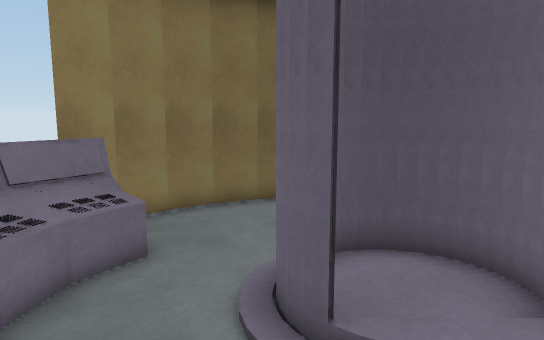
View 1 (above)

13 first-person views from a walk through a scene from a Unity 3-D project. The camera is 1.4 m above the floor, tilts 8° down and sees 70° across. The floor is counted in squares, 0.5 m on a side. Each view is taken from the middle of a square. On the plan, view 1 faces up. The plan holds only what a view shows up to about 20 squares ahead; the rest is blank. Some animated figures are left out.

View 2
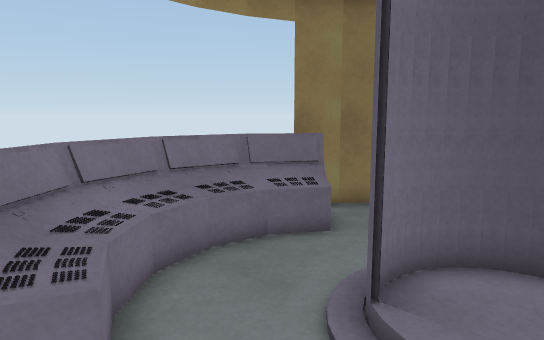

View 3
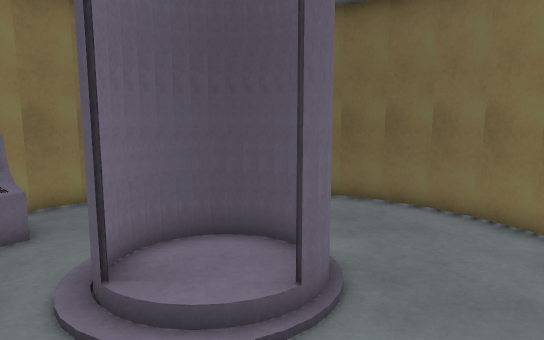

View 4
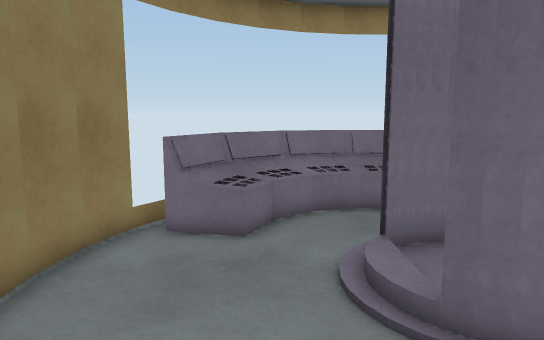

View 5
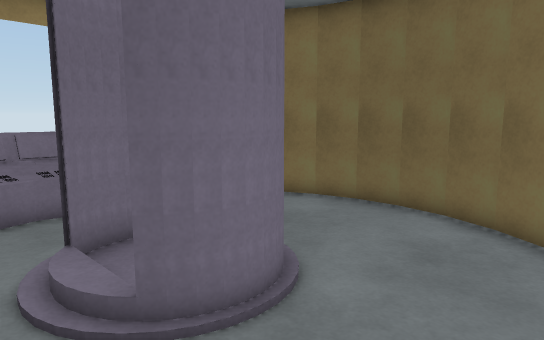

View 6
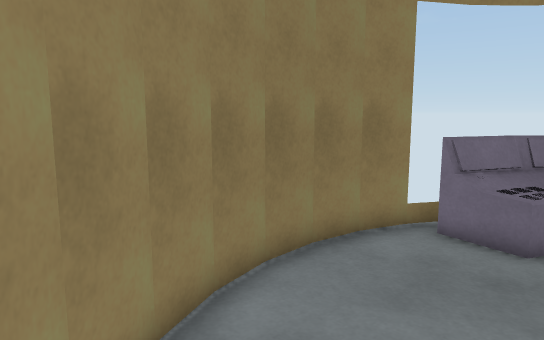

View 7
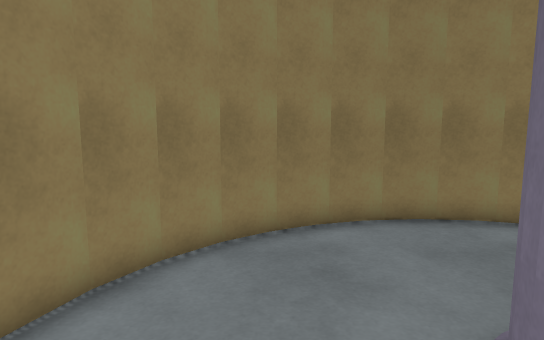

View 8
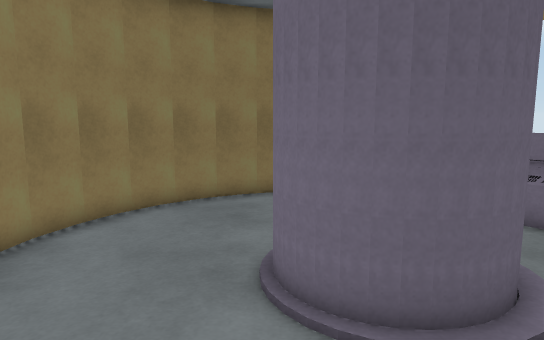

View 9
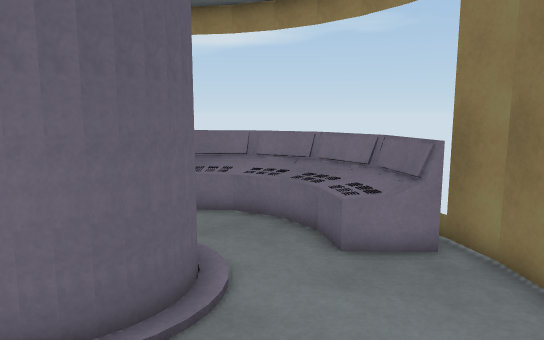

View 10
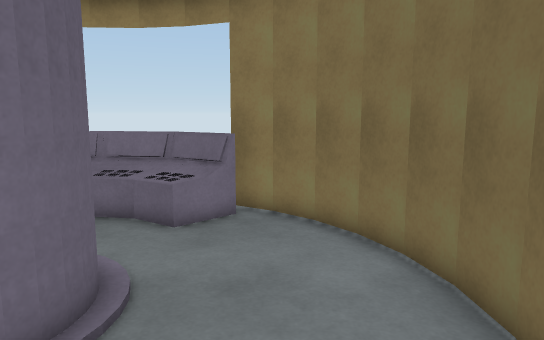

View 11
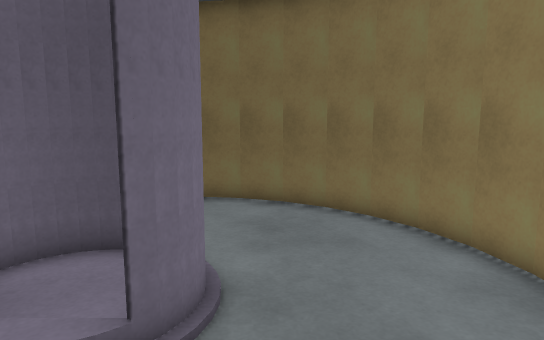

View 12
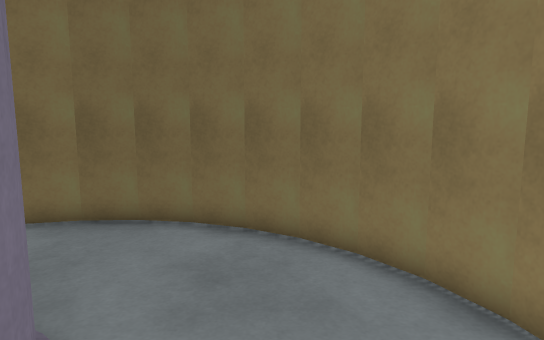

View 13
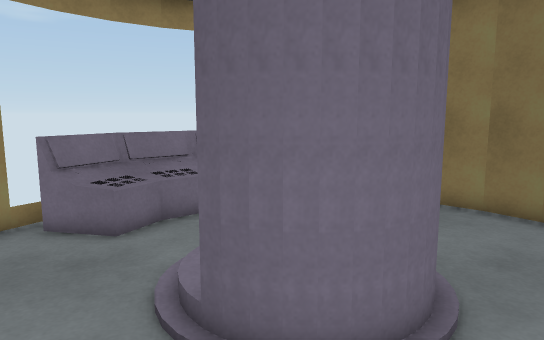

### Floor plan
Key: @ floor where view 1 was taken; # wall or solid block; . floor; / step, stairs or slope; E elevator; T thing the floor can be seen under or through; O other object.
Columns run from 6 left of view 1 to 9 right of it. Each row starts with its distance up from view 1.
 13      #######
 12    ###.....###
 11   ##.........##
 10  ##...........##
  9  #O............#
  8  OOO...........#
  7  OOO..TOEE.....#
  6  OOO..T   E.....
  5 OOO...T   E.....
  4 #OOO..T  /.....#
  3  OOO...........#
  2  OOOOO.........#
  1   OOOO........##
  0    OOO@......##
 -1     ##.....###
 -2      #######

Where each view was taken, in squares from view 1:
view 1: 0 up, 0 right, facing up
view 2: 0 up, 3 right, facing up-left
view 3: 1 down, 3 right, facing up
view 4: 2 up, 8 right, facing left
view 5: 2 up, 8 right, facing up-left
view 6: 3 up, 8 right, facing down-left
view 7: 8 up, 6 right, facing down
view 8: 12 up, 4 right, facing down
view 9: 12 up, 4 right, facing down-left
view 10: 10 up, 7 right, facing left
view 11: 0 up, 5 right, facing up
view 12: 3 up, 6 right, facing up
view 13: 5 up, 8 right, facing left
